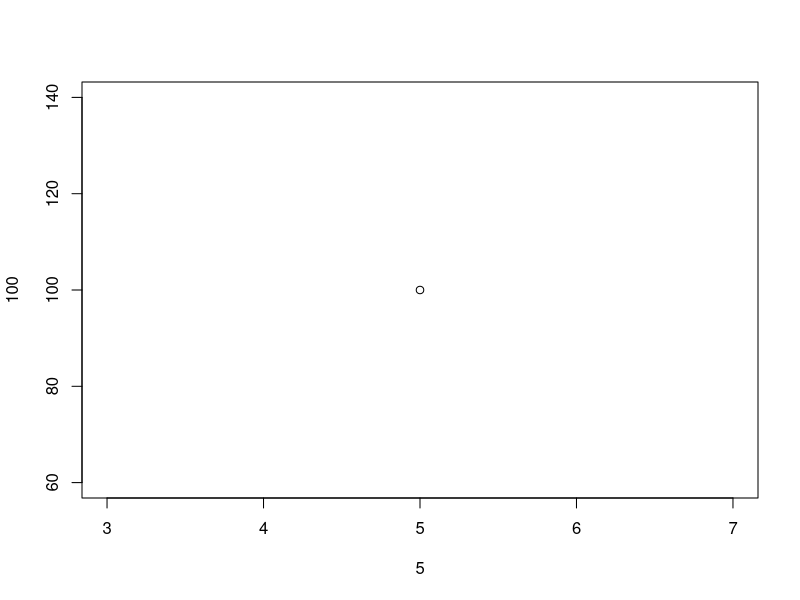
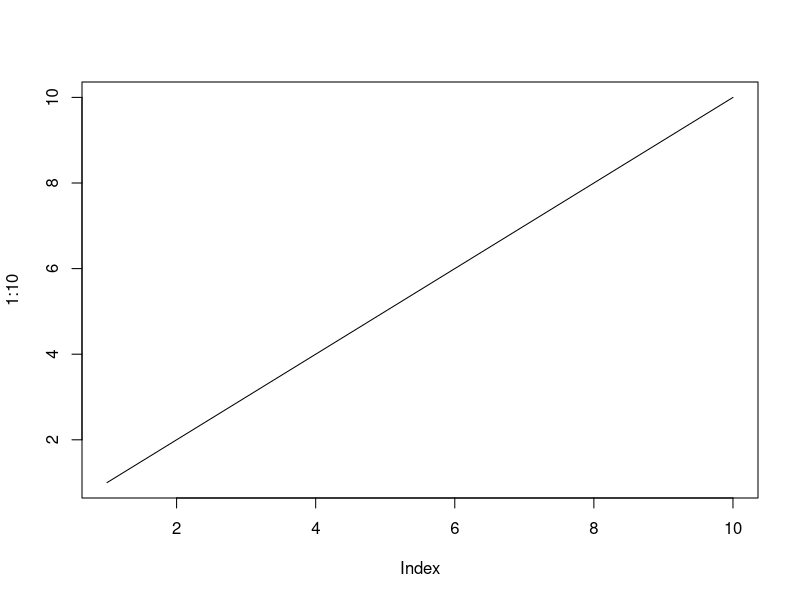
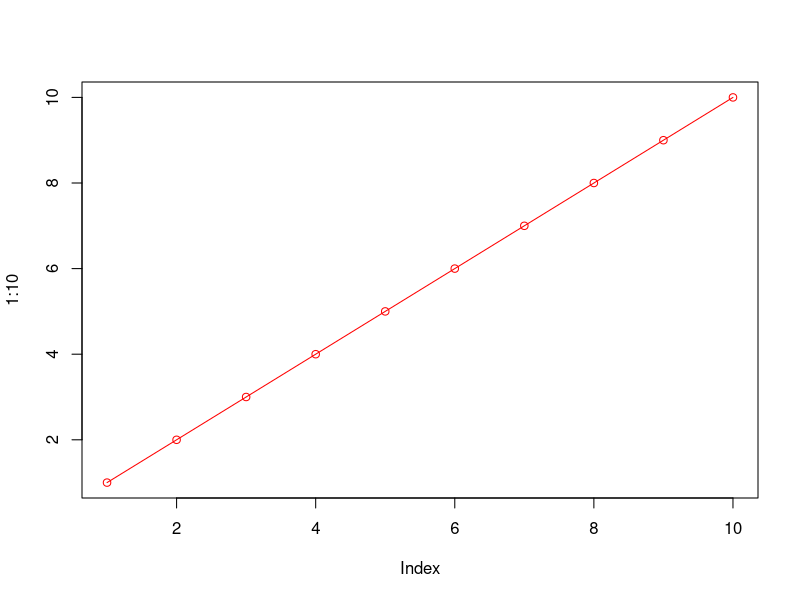
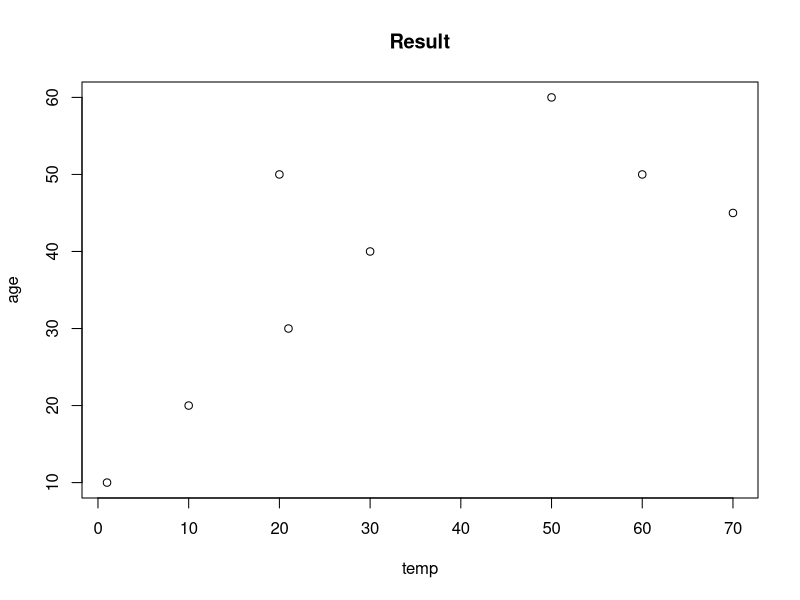
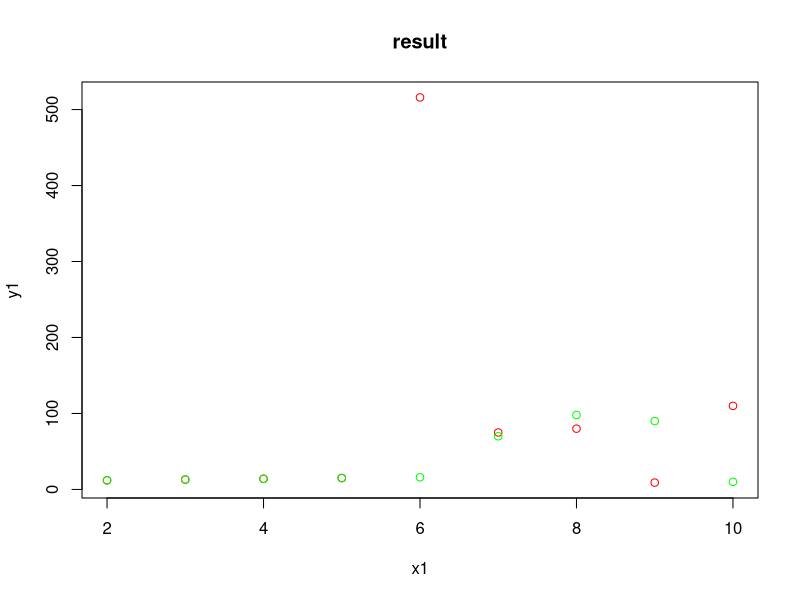
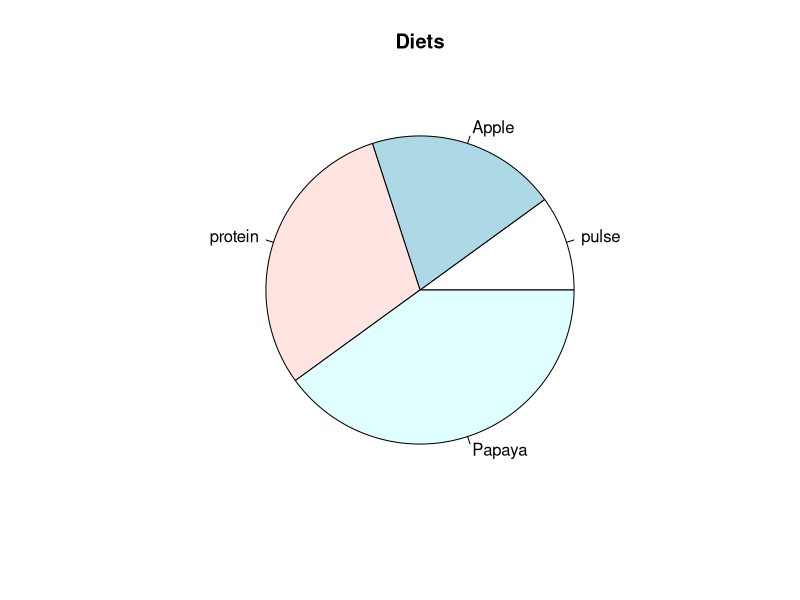
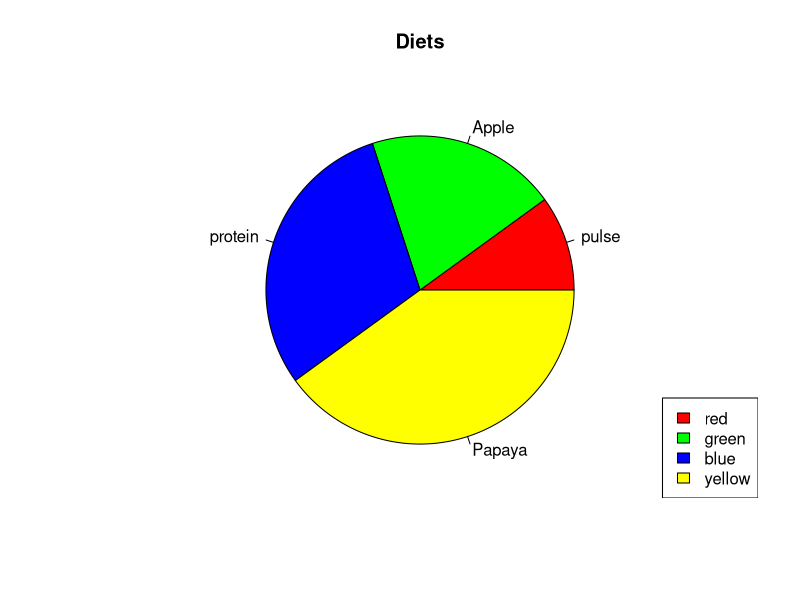
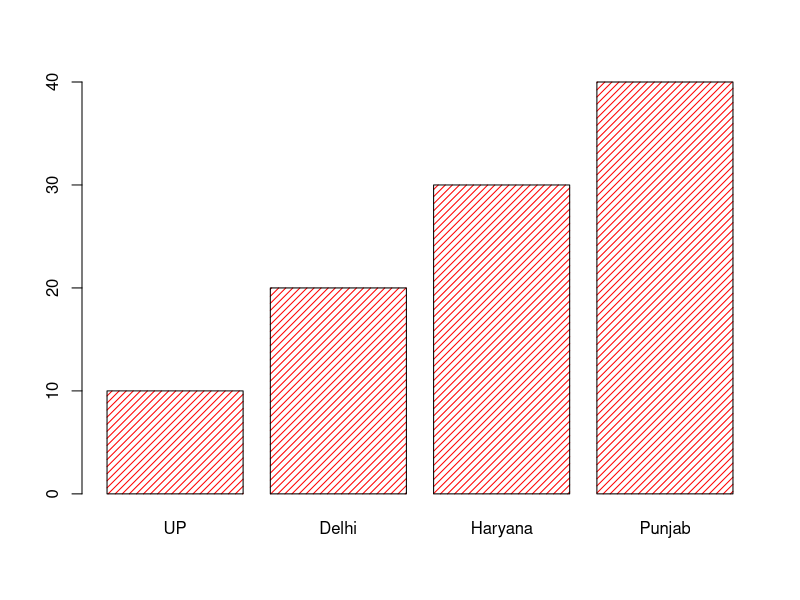

These charts were generated, in order, by the following R code:
#Types of Graph
#Line Chart 
#Scatter Chart
# pie Chart
#Bar Chart

plot(5,100)
#******************************************************line chart()**************************************

plot(1:10,type = "l")
#*****************************************************color formatting***********************************
plot(1:10,type = "o" , col="red")


#**********************************************************scatter plot ******************************************
x <- c(1,10,21,30,20,50,60,70)
y <- c(10,20,30,40,50,60,50,45)

plot(x,y, main = "Result",xlab = "temp",ylab = "age")

#**********************************************************scatter plot with multiple Aspects ******************************************

x1 <-c(2,3,4,5,6,7,8,9,10)
y1 <-c(12,13,14,15,516,75,80,9,110)
x2 <-c(2,3,4,5,6,7,8,9,10)
y2 <-c(12,13,14,15,16,70,98,90,10)


plot(x1,y1, col='red', main = 'result')
points(x2,y2, col='green')

# ****************************************************piechart*************************************

x <- c(10,20,30,40)
mylabel <- c("pulse","Apple","protein","Papaya")

pie(x,label=mylabel , main="Diets")
colors <- c("red","green","blue","yellow")

pie(x,label=mylabel , main="Diets", col=colors)

legend("bottomright", colors, fill = colors)


#**********************************Car chart ****************************************
state_name <-c("UP","Delhi", "Haryana", "Punjab")
temperature <-c(10,20,30,40)

barplot(temperature,names.arg = state_name, col = "red" , density = 20)
barplot(temperature,names.arg = state_name, col = "red" , density = 20, width=c(1,2,3,4),horiz = TRUE)



#******************************************************************************

library(datasets)
data(mtcars)
head(mtcars)
summary(mtcars)
boxplot(mtcars$mpg, col = "orange")
hist(mtcars$mpg, col = "green",breaks=45)

#Bar Plotting

barplot(table(mtcars$carb), col = "orange")

#Box Plot
#Two Dimensional Plotting
boxplot(mpg~gear, data=mtcars, col='blue')

#Histogram 
hist(subset(mtcars,cyl==4) $mpg, col="green" )
hist(subset(mtcars, cyl==8) $mpg, col = "green")

#scatter plot
with(mtcars,plot(mpg,qsec))

